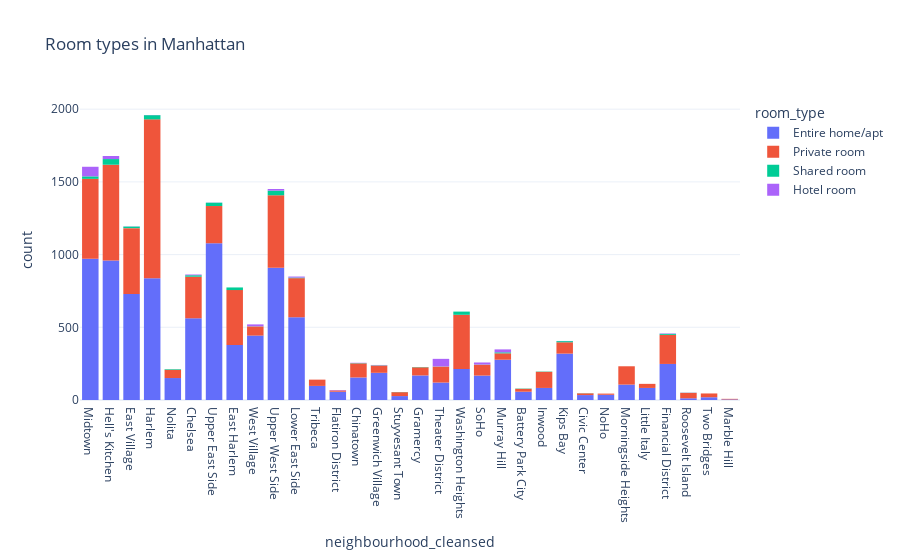

The code cell stored with this chart in its notebook:
### Markdown cell above
### Roomtypes in Manhattan

### Code cell
abnb_manhattan_df = abnb[abnb.neighbourhood_group_cleansed == 'Manhattan']

room_graph=px.histogram(abnb_manhattan_df, x="neighbourhood_cleansed",color = "room_type",title="Room types in Manhattan", template="plotly_white")
room_graph.show()

### Figure 1 — Plotly figure (JSON) as saved in the notebook; plotly's stock layout.template omitted (floating-point values rounded to 4 significant figures; data arrays with more than 128 entries replaced by an {"elided": "..."} marker saying what was removed)
{"data": [{"alignmentgroup": "True", "bingroup": "x", "hovertemplate": "room_type=Entire home/apt<br>neighbourhood_cleansed=%{x}<br>count=%{y}<extra></extra>", "legendgroup": "Entire home/apt", "marker": {"color": "#636efa", "pattern": {"shape": ""}}, "name": "Entire home/apt", "offsetgroup": "Entire home/apt", "orientation": "v", "showlegend": true, "type": "histogram", "x": {"elided": "10062 str values"}, "xaxis": "x", "yaxis": "y"}, {"alignmentgroup": "True", "bingroup": "x", "hovertemplate": "room_type=Private room<br>neighbourhood_cleansed=%{x}<br>count=%{y}<extra></extra>", "legendgroup": "Private room", "marker": {"color": "#EF553B", "pattern": {"shape": ""}}, "name": "Private room", "offsetgroup": "Private room", "orientation": "v", "showlegend": true, "type": "histogram", "x": {"elided": "6092 str values"}, "xaxis": "x", "yaxis": "y"}, {"alignmentgroup": "True", "bingroup": "x", "hovertemplate": "room_type=Shared room<br>neighbourhood_cleansed=%{x}<br>count=%{y}<extra></extra>", "legendgroup": "Shared room", "marker": {"color": "#00cc96", "pattern": {"shape": ""}}, "name": "Shared room", "offsetgroup": "Shared room", "orientation": "v", "showlegend": true, "type": "histogram", "x": {"elided": "247 str values"}, "xaxis": "x", "yaxis": "y"}, {"alignmentgroup": "True", "bingroup": "x", "hovertemplate": "room_type=Hotel room<br>neighbourhood_cleansed=%{x}<br>count=%{y}<extra></extra>", "legendgroup": "Hotel room", "marker": {"color": "#ab63fa", "pattern": {"shape": ""}}, "name": "Hotel room", "offsetgroup": "Hotel room", "orientation": "v", "showlegend": true, "type": "histogram", "x": {"elided": "224 str values"}, "xaxis": "x", "yaxis": "y"}], "layout": {"barmode": "relative", "legend": {"title": {"text": "room_type"}, "tracegroupgap": 0}, "title": {"text": "Room types in Manhattan"}, "xaxis": {"anchor": "y", "domain": [0, 1], "title": {"text": "neighbourhood_cleansed"}}, "yaxis": {"anchor": "x", "domain": [0, 1], "title": {"text": "count"}}}}
